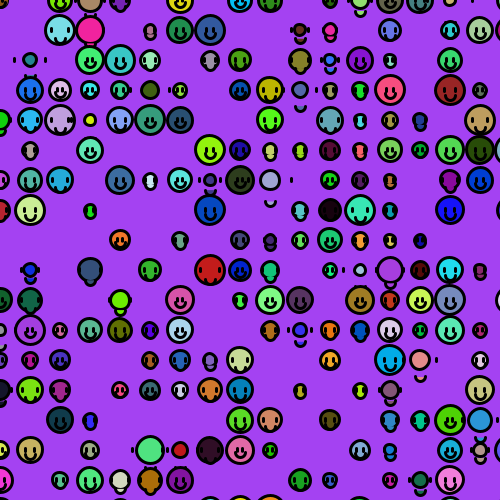
Frame 1 (no input)
Frame 60 (the mouse pressed at the canvas centre just before this capture): identical to frame 1, image omitted
Frame 120 (the mouse held since frame 60 and released just before this capture): identical to frame 1, image omitted

The Processing sketch that drew this single still picture (run headless with seeded random() and noise(); from frame 60 on, the mouse is pressed at the canvas centre):

// Processing sketch: processing_28080
// ── processing_28080.pde

//smilySpectrum


void setup(){
  
  size(500, 500);
  smooth();
  
  background(random(0,255), random(0,255), random(0,255), random(255));
  

for (int i = 0; i < 515; i = i+30) {
  for (int j = 0; j < 515; j = j+30) {
      smilyFace(i, j, 10);
  }
  
}


}

void draw()
{
 
  if(key == 'e')
  {

  for (int i = 0; i < 515; i = i+30) {
    for (int j = 0; j < 515; j = j+30) {
      
      smilyFace(i, j, 10);
     
  }
  
}
    
  }
  
  
}

void smilyFace(float xpos, float ypos, float faceSize){
  
//void draw loop

 float ep = random(0, 4);
 float rNum = random(1, 3);
 
  if(faceSize/ep < faceSize*random(3)){
    
  fill(random(250), random(250), random(250), 255);
  ellipse(xpos, ypos, faceSize*rNum, faceSize*rNum);
  strokeWeight(3);
  
//  line(xpos - (faceSize/ep), ypos - (faceSize/random(8)), xpos - (faceSize/ep), ypos + (faceSize/random(8)));
//  line(xpos + (faceSize/ep), ypos - (faceSize/random(8)), xpos + (faceSize/ep), ypos + (faceSize/random(8)));

  line(xpos - (faceSize/ep), ypos - (faceSize/8), xpos - (faceSize/ep), ypos + (faceSize/8));
  line(xpos + (faceSize/ep), ypos - (faceSize/8), xpos + (faceSize/ep), ypos + (faceSize/8));
  arc(xpos, ypos + (faceSize/ep), 10, 10, 0, PI);
  
  }
  
}
